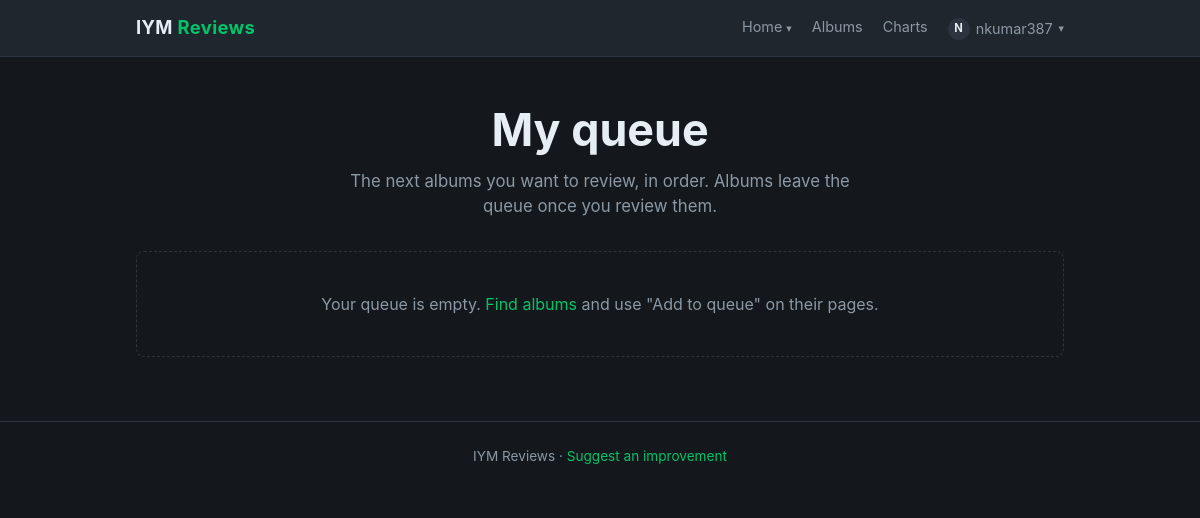
The app's page /profile/queue/ (signed in), older data.
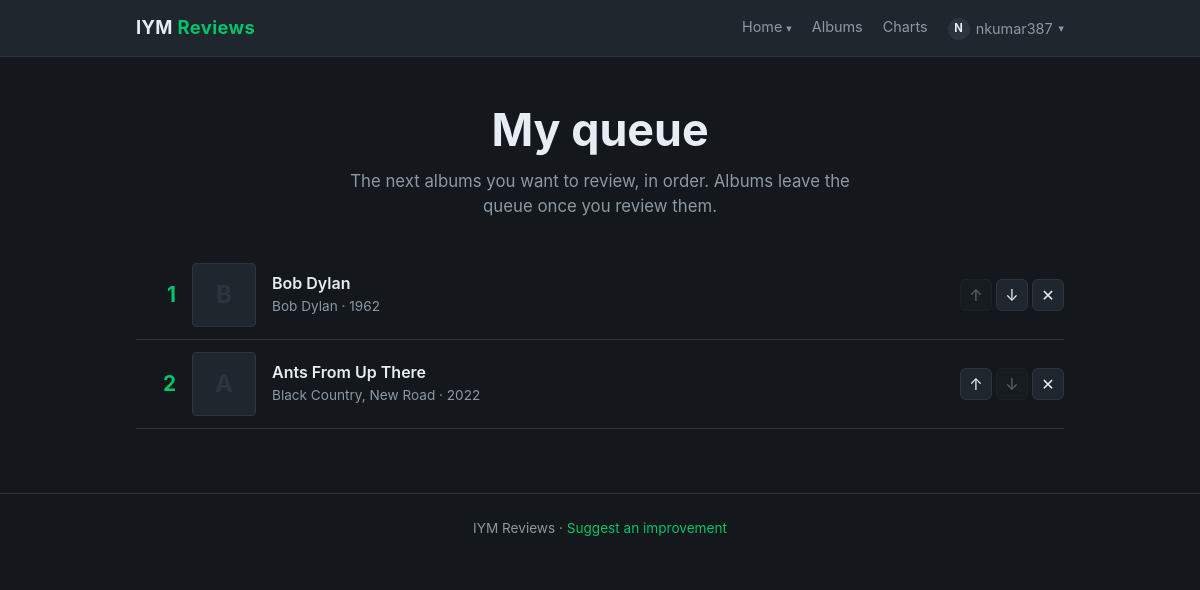
The same page, newer data.
### profiles/models.py (models this page shows)
class QueueItem(models.Model):
    id = models.AutoField(primary_key=True)
    user = models.ForeignKey(User, on_delete=models.CASCADE, related_name='queue')
    album = models.ForeignKey(Album, on_delete=models.CASCADE)
    position = models.PositiveIntegerField()
    added = models.DateTimeField(auto_now_add=True)
    class Meta:
        ordering = ['position']
        constraints = [models.UniqueConstraint(fields=['user', 'album'], name='album_once_per_queue')]

### albums/models.py (models this page shows, shortened)
class Album(models.Model):
    id = models.AutoField(primary_key=True)
    name = models.CharField(max_length=255)
    artist = models.ForeignKey(Artist, on_delete=models.CASCADE)
    year = models.IntegerField(null=True, blank=True)
    description = models.TextField(blank=True)
    image = models.ImageField(upload_to='album_image/', blank=True)
    cover_url = models.URLField(blank=True, default='')
    mbid = models.CharField(max_length=36, unique=True, null=True, blank=True)

class Artist(models.Model):
    id = models.AutoField(primary_key=True)
    name = models.CharField(max_length=255)
    mbid = models.CharField(max_length=36, unique=True, null=True, blank=True)
    def __str__(self):
        return self.name

### profiles/views.py (the view)
# urls.py: path('queue/', views.queue, name = 'profiles.queue'),
@login_required
def queue(request):
    template_data = {}
    template_data['title'] = 'My queue'
    template_data['items'] = request.user.queue.select_related('album', 'album__artist')
    return render(request, 'profiles/queue.html', {'template_data': template_data})

### profiles/templates/profiles/queue.html (shortened to what this page needs)
{% extends 'base.html' %}
{% block content %}
  <section class="hero hero-compact">
    <h1>My queue</h1>
    <p>The next albums you want to review, in order. Albums leave the queue once you review them.</p>
  </section>
  <section>
    {% if template_data.items %}
      <ol class="chart">
        {% for item in template_data.items %}
          <li class="chart-row chart-row-owner" id="item-{{ item.id }}">
            <span class="chart-rank">{{ item.position }}</span>
            <a class="chart-cover" href="{% url 'albums.show' id=item.album.id %}" tabindex="-1" aria-hidden="true">
              {% include 'albums/cover.html' with album=item.album %}
            </a>
            <div class="chart-info">
              <a class="chart-title" href="{% url 'albums.show' id=item.album.id %}">{{ item.album.name }}</a>
              <p class="chart-artist"><a href="{% url 'albums.artist' id=item.album.artist.id %}">{{ item.album.artist }}</a>{% if item.album.year %} · {{ item.album.year }}{% endif %}</p>
            </div>
            <form class="order-controls" method="POST" action="{% url 'profiles.queue_item' item_id=item.id %}">
              <button class="order-btn" type="submit" name="action" value="up" title="Move up" {% if forloop.first %}disabled{% endif %}><span aria-hidden="true">↑</span><span class="sr-only">Move {{ item.album.name }} up</span></button>
              <button class="order-btn" type="submit" name="action" value="down" title="Move down" {% if forloop.last %}disabled{% endif %}><span aria-hidden="true">↓</span><span class="sr-only">Move {{ item.album.name }} down</span></button>
              <button class="order-btn order-remove" type="submit" name="action" value="remove" title="Remove"><span aria-hidden="true">✕</span><span class="sr-only">Remove {{ item.album.name }} from queue</span></button>
            </form>
          </li>
        {% endfor %}
      </ol>
    {% else %}
      <div class="empty">Your queue is empty. <a href="{% url 'albums.index' %}">Find albums</a> and use "Add to queue" on their pages.</div>
    {% endif %}
  </section>
{% endblock %}

### albumrating/templates/base.html (shortened to what this page needs)
<!DOCTYPE html>
<html lang="en">
<head>
</head>
<body>
  <header class="navbar">
    <div class="container">
      <a class="brand" href="{% url 'home.index' %}">IYM <span>Reviews</span></a>
      <nav class="nav-links">
        <div class="dropdown">
          <a href="{% url 'home.index' %}">Home</a>
        </div>
        <a href="{% url 'albums.index' %}">Albums</a>
        <a href="{% url 'charts.index' %}">Charts</a>
        {% if user.is_authenticated %}
          <div class="dropdown">
            <a class="nav-user" href="{% url 'profiles.reviews' %}">{% include 'profiles/avatar.html' with person=user %}{{ user.username }}</a>
          </div>
        {% else %}
          <a href="{% url 'accounts.login' %}">Log in</a>
          <a href="{% url 'accounts.signup' %}">Sign up</a>
        {% endif %}
      </nav>
    </div>
  </header>
  <main class="container">
    {% block content %}{% endblock %}
  </main>
  <footer>
    <div class="container">
      IYM Reviews · <a class="footer-link" href="{% url 'feedback.index' %}">Suggest an improvement</a>
    </div>
  </footer>
</body>
</html>

### profiles/templates/profiles/avatar.html
<span class="avatar avatar-{{ size|default:'sm' }}" aria-hidden="true">{% if person.profile.avatar %}<img src="{{ person.profile.avatar.url }}" alt="" loading="lazy">{% else %}{{ person.username|slice:":1"|upper }}{% endif %}</span>

### albums/templates/albums/cover.html (shortened to what this page needs)
<div class="album-cover">
  <span aria-hidden="true">{{ album.name|slice:":1" }}</span>
</div>

### albumrating/templates/base.html (style rules this page uses)
:root { --bg: #14181c; --surface: #1f262d; --border: #2c3440; --text: #e6edf3; --muted: #8b98a5; --accent: #00c46a; }
* { box-sizing: border-box; }
body { margin: 0; background: var(--bg); color: var(--text); font-family: -apple-system, BlinkMacSystemFont, "Segoe UI", Roboto, Helvetica, Arial, sans-serif; line-height: 1.5; }
a { color: inherit; text-decoration: none; }
.container { max-width: 960px; margin: 0 auto; padding: 0 16px; }
.navbar { border-bottom: 1px solid var(--border); background: var(--surface); }
.navbar .container { display: flex; align-items: center; justify-content: space-between; height: 56px; }
.brand { font-size: 1.15rem; font-weight: 700; letter-spacing: 0.02em; }
.brand span { color: var(--accent); }
.nav-links { display: flex; gap: 20px; font-size: 0.9rem; color: var(--muted); }
.dropdown { position: relative; }
.dropdown > a::after { content: "▾"; margin-left: 4px; font-size: 0.75em; }
.hero { padding: 72px 0 56px; text-align: center; }
.hero h1 { margin: 0 0 12px; font-size: clamp(1.9rem, 5vw, 2.8rem); line-height: 1.15; }
.hero p { margin: 0 auto; max-width: 520px; color: var(--muted); font-size: 1.05rem; }
.album-cover { display: flex; align-items: center; justify-content: center; aspect-ratio: 1; background: var(--surface); border: 1px solid var(--border); border-radius: 6px; font-size: 3rem; font-weight: 700; color: var(--border); }
.album-cover { position: relative; overflow: hidden; }
.chart { margin: 0; padding: 0; list-style: none; }
.chart-row { display: grid; grid-template-columns: 2.5rem 64px minmax(0, 1fr) auto; align-items: center; gap: 16px; padding: 12px 0; border-bottom: 1px solid var(--border); }
.chart-rank { font-size: 1.3rem; font-weight: 700; text-align: right; color: var(--muted); }
.chart-row:nth-child(-n+3) .chart-rank { color: var(--accent); }
.chart-cover { display: block; }
.chart-cover .album-cover { font-size: 1.5rem; border-radius: 4px; }
.chart-title { display: block; font-weight: 600; line-height: 1.3; overflow-wrap: anywhere; }
.chart-artist { margin: 2px 0 0; font-size: 0.85rem; color: var(--muted); }
.footer-link { color: var(--accent); }
.avatar { display: inline-flex; align-items: center; justify-content: center; flex: none; overflow: hidden; vertical-align: middle; background: var(--border); border-radius: 50%; color: var(--text); font-weight: 700; line-height: 1; }
.avatar-sm { width: 22px; height: 22px; font-size: 0.7rem; margin-right: 4px; }
.nav-user { display: inline-flex; align-items: center; gap: 2px; }
.hero-compact { padding: 48px 0 32px; }
.chart-row-owner { grid-template-columns: 2.5rem 64px minmax(0, 1fr) auto; }
.order-controls { display: flex; gap: 4px; }
.order-btn { width: 32px; height: 32px; background: var(--surface); border: 1px solid var(--border); border-radius: 6px; color: var(--text); font: inherit; cursor: pointer; }
.order-btn:disabled { opacity: 0.35; cursor: default; }
footer { margin-top: 64px; padding: 24px 0; border-top: 1px solid var(--border); text-align: center; font-size: 0.85rem; color: var(--muted); }

Row changes from the older to the newer data that the page shows:
added QueueItem: position "1", album.name "Bob Dylan", album.artist "Bob Dylan", album.year "1962"
added QueueItem: position "2", album.name "Ants From Up There", album.artist "Black Country, New Road", album.year "2022"
Text that changed along with them:
text no longer shown: "Your queue is empty. Find albums and use \"Add to queue\" on their pages."
